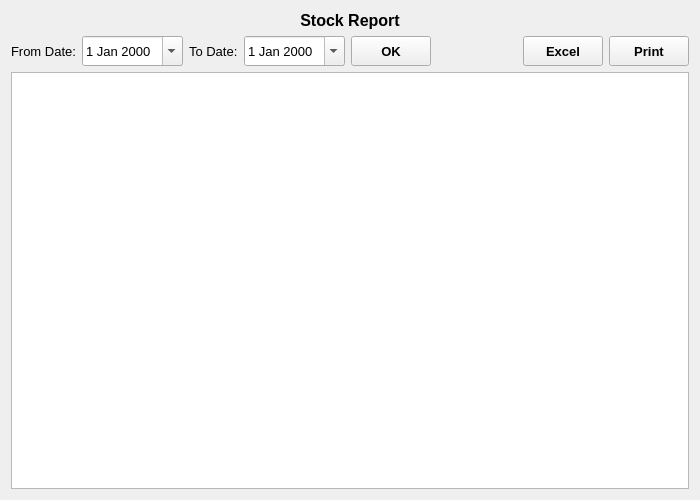
<?xml version="1.0" encoding="UTF-8"?>
<ui version="4.0">
 <class>ConsumptionReport</class>
 <widget class="QWidget" name="ConsumptionReport">
  <property name="geometry">
   <rect>
    <x>0</x>
    <y>0</y>
    <width>700</width>
    <height>500</height>
   </rect>
  </property>
  <property name="font">
   <font>
    <family>Microsoft YaHei UI</family>
    <pointsize>10</pointsize>
   </font>
  </property>
  <property name="windowTitle">
   <string>Consumption Report</string>
  </property>
  <layout class="QVBoxLayout" name="verticalLayout">
   <item>
    <widget class="QLabel" name="label">
     <property name="font">
      <font>
       <pointsize>12</pointsize>
       <weight>75</weight>
       <bold>true</bold>
      </font>
     </property>
     <property name="text">
      <string>Stock Report</string>
     </property>
     <property name="alignment">
      <set>Qt::AlignCenter</set>
     </property>
    </widget>
   </item>
   <item>
    <layout class="QHBoxLayout" name="horizontalLayout" stretch="0,0,0,0,0,0,0,0">
     <item>
      <widget class="QLabel" name="fromDateLabel">
       <property name="text">
        <string>From Date:</string>
       </property>
      </widget>
     </item>
     <item>
      <widget class="QDateEdit" name="fromDateDateEdit">
       <property name="minimumSize">
        <size>
         <width>0</width>
         <height>30</height>
        </size>
       </property>
       <property name="calendarPopup">
        <bool>true</bool>
       </property>
      </widget>
     </item>
     <item>
      <widget class="QLabel" name="toDateLabel">
       <property name="text">
        <string>To Date:</string>
       </property>
      </widget>
     </item>
     <item>
      <widget class="QDateEdit" name="toDateDateEdit">
       <property name="minimumSize">
        <size>
         <width>0</width>
         <height>30</height>
        </size>
       </property>
       <property name="calendarPopup">
        <bool>true</bool>
       </property>
      </widget>
     </item>
     <item>
      <widget class="QToolButton" name="OKButton">
       <property name="minimumSize">
        <size>
         <width>80</width>
         <height>30</height>
        </size>
       </property>
       <property name="font">
        <font>
         <weight>75</weight>
         <bold>true</bold>
        </font>
       </property>
       <property name="text">
        <string>OK</string>
       </property>
      </widget>
     </item>
     <item>
      <spacer name="horizontalSpacer">
       <property name="orientation">
        <enum>Qt::Horizontal</enum>
       </property>
       <property name="sizeHint" stdset="0">
        <size>
         <width>40</width>
         <height>20</height>
        </size>
       </property>
      </spacer>
     </item>
     <item>
      <widget class="QToolButton" name="excelButton">
       <property name="minimumSize">
        <size>
         <width>80</width>
         <height>30</height>
        </size>
       </property>
       <property name="font">
        <font>
         <weight>75</weight>
         <bold>true</bold>
        </font>
       </property>
       <property name="text">
        <string>Excel</string>
       </property>
      </widget>
     </item>
     <item>
      <widget class="QToolButton" name="printButton">
       <property name="minimumSize">
        <size>
         <width>80</width>
         <height>30</height>
        </size>
       </property>
       <property name="font">
        <font>
         <weight>75</weight>
         <bold>true</bold>
        </font>
       </property>
       <property name="text">
        <string>Print</string>
       </property>
      </widget>
     </item>
    </layout>
   </item>
   <item>
    <widget class="QTableView" name="tableView">
     <property name="font">
      <font>
       <pointsize>12</pointsize>
      </font>
     </property>
     <property name="alternatingRowColors">
      <bool>true</bool>
     </property>
    </widget>
   </item>
  </layout>
 </widget>
 <resources/>
 <connections/>
</ui>
